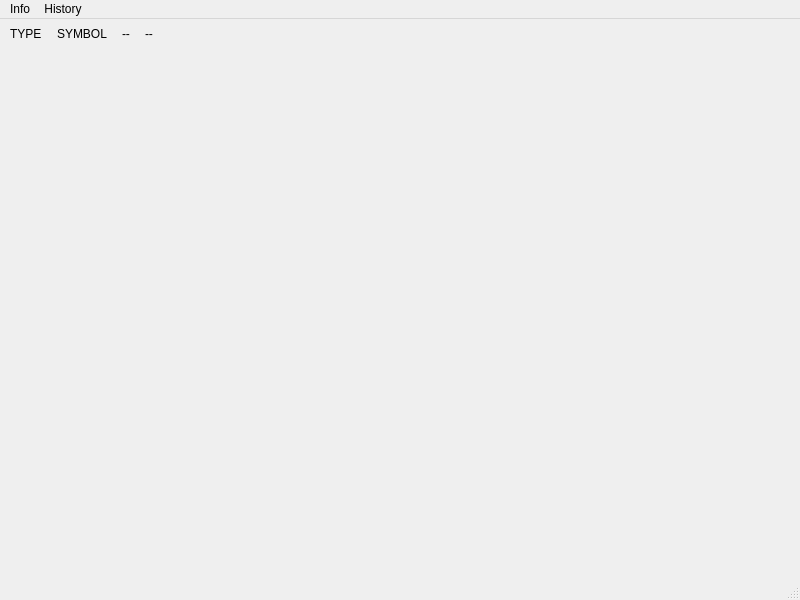
<?xml version="1.0" encoding="UTF-8"?>
<ui version="4.0">
 <class>MainWindow</class>
 <widget class="QMainWindow" name="MainWindow">
  <property name="geometry">
   <rect>
    <x>0</x>
    <y>0</y>
    <width>800</width>
    <height>600</height>
   </rect>
  </property>
  <property name="windowTitle">
   <string>MainWindow</string>
  </property>
  <widget class="QWidget" name="centralwidget">
   <layout class="QGridLayout" name="gridLayout">
    <property name="leftMargin">
     <number>0</number>
    </property>
    <property name="topMargin">
     <number>0</number>
    </property>
    <property name="rightMargin">
     <number>0</number>
    </property>
    <property name="bottomMargin">
     <number>0</number>
    </property>
    <property name="spacing">
     <number>0</number>
    </property>
    <item row="0" column="0" colspan="2">
     <layout class="QHBoxLayout" name="secTypeBox">
      <property name="spacing">
       <number>15</number>
      </property>
      <property name="leftMargin">
       <number>10</number>
      </property>
      <property name="topMargin">
       <number>5</number>
      </property>
      <property name="bottomMargin">
       <number>5</number>
      </property>
      <item>
       <widget class="QLabel" name="secTypeLabel">
        <property name="sizePolicy">
         <sizepolicy hsizetype="Preferred" vsizetype="Preferred">
          <horstretch>0</horstretch>
          <verstretch>0</verstretch>
         </sizepolicy>
        </property>
        <property name="text">
         <string>TYPE</string>
        </property>
        <property name="wordWrap">
         <bool>false</bool>
        </property>
       </widget>
      </item>
      <item>
       <widget class="QLabel" name="symbolLabel">
        <property name="sizePolicy">
         <sizepolicy hsizetype="Preferred" vsizetype="Preferred">
          <horstretch>0</horstretch>
          <verstretch>0</verstretch>
         </sizepolicy>
        </property>
        <property name="text">
         <string>SYMBOL</string>
        </property>
        <property name="wordWrap">
         <bool>false</bool>
        </property>
       </widget>
      </item>
      <item>
       <widget class="QLabel" name="priceLabel">
        <property name="sizePolicy">
         <sizepolicy hsizetype="Preferred" vsizetype="Preferred">
          <horstretch>0</horstretch>
          <verstretch>0</verstretch>
         </sizepolicy>
        </property>
        <property name="text">
         <string>--</string>
        </property>
        <property name="wordWrap">
         <bool>false</bool>
        </property>
       </widget>
      </item>
      <item>
       <widget class="QLabel" name="changeLabel">
        <property name="sizePolicy">
         <sizepolicy hsizetype="Preferred" vsizetype="Preferred">
          <horstretch>0</horstretch>
          <verstretch>0</verstretch>
         </sizepolicy>
        </property>
        <property name="text">
         <string>--</string>
        </property>
        <property name="wordWrap">
         <bool>false</bool>
        </property>
       </widget>
      </item>
      <item>
       <spacer name="headerSpacer">
        <property name="orientation">
         <enum>Qt::Horizontal</enum>
        </property>
        <property name="sizeHint" stdset="0">
         <size>
          <width>40</width>
          <height>20</height>
         </size>
        </property>
       </spacer>
      </item>
     </layout>
    </item>
    <item row="1" column="0">
     <widget class="QStackedWidget" name="pageBox">
      <widget class="QWidget" name="page"/>
      <widget class="QWidget" name="page_2"/>
     </widget>
    </item>
   </layout>
  </widget>
  <widget class="QMenuBar" name="menubar">
   <property name="geometry">
    <rect>
     <x>0</x>
     <y>0</y>
     <width>800</width>
     <height>22</height>
    </rect>
   </property>
   <widget class="QMenu" name="menuInfo">
    <property name="title">
     <string>Info</string>
    </property>
    <addaction name="actionBasicInfo"/>
    <addaction name="actionContractDetails"/>
    <addaction name="actionFundamentals"/>
   </widget>
   <widget class="QMenu" name="menuHistory">
    <property name="title">
     <string>History</string>
    </property>
    <addaction name="actionTable"/>
    <addaction name="actionChart"/>
   </widget>
   <addaction name="menuInfo"/>
   <addaction name="menuHistory"/>
  </widget>
  <widget class="QStatusBar" name="statusbar"/>
  <action name="actionBasicInfo">
   <property name="text">
    <string>Basic Info</string>
   </property>
  </action>
  <action name="actionContractDetails">
   <property name="text">
    <string>ContractDetails</string>
   </property>
  </action>
  <action name="actionTable">
   <property name="text">
    <string>Table</string>
   </property>
  </action>
  <action name="actionChart">
   <property name="text">
    <string>Chart</string>
   </property>
  </action>
  <action name="actionFundamentals">
   <property name="text">
    <string>Fundamentals</string>
   </property>
  </action>
 </widget>
 <resources/>
 <connections/>
</ui>
